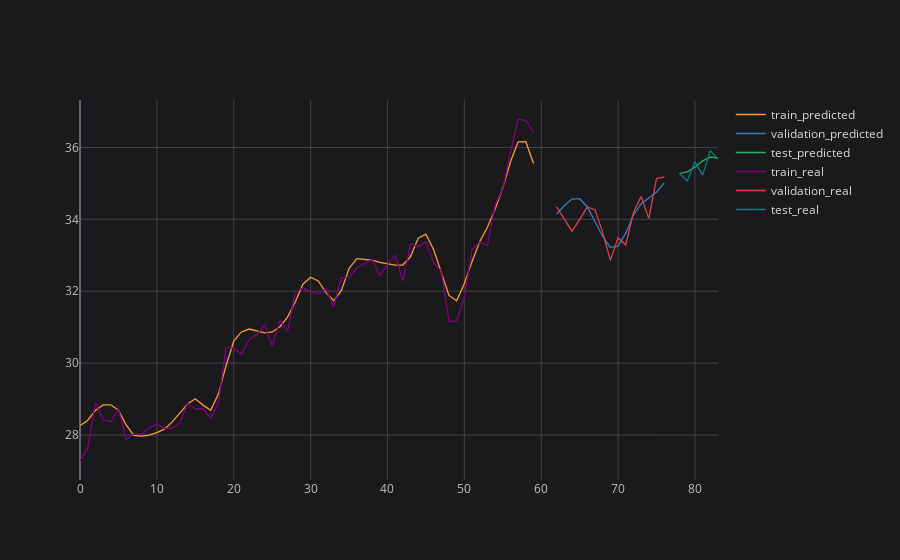

Notebook code cell kept with this figure:
### Code cell
# plotting final result
plot_ticker = 'PETR4'
plot_feature = 'Adj Close'

pd.DataFrame.from_dict(final_prediction_results[plot_ticker][plot_feature]).iplot(title=f'{plot_ticker} {plot_feature} {plot_imf}', layout=space)

### Figure 1 — Plotly figure (JSON) as saved in the notebook; plotly's stock layout.template omitted (floating-point values rounded to 4 significant figures)
{"data": [{"line": {"color": "rgba(255, 153, 51, 1.0)", "dash": "solid", "shape": "linear", "width": 1.3}, "mode": "lines", "name": "train_predicted", "text": "", "type": "scatter", "x": [0, 1, 2, 3, 4, 5, 6, 7, 8, 9, 10, 11, 12, 13, 14, 15, 16, 17, 18, 19, 20, 21, 22, 23, 24, 25, 26, 27, 28, 29, 30, 31, 32, 33, 34, 35, 36, 37, 38, 39, 40, 41, 42, 43, 44, 45, 46, 47, 48, 49, 50, 51, 52, 53, 54, 55, 56, 57, 58, 59, 60, 61, 62, 63, 64, 65, 66, 67, 68, 69, 70, 71, 72, 73, 74, 75, 76, 77, 78, 79, 80, 81, 82, 83], "y": [28.26, 28.41, 28.68, 28.84, 28.84, 28.69, 28.28, 27.99, 27.97, 28.0, 28.07, 28.16, 28.37, 28.61, 28.86, 29.01, 28.83, 28.69, 29.14, 29.93, 30.61, 30.87, 30.95, 30.9, 30.84, 30.87, 31.01, 31.28, 31.7, 32.2, 32.39, 32.28, 31.96, 31.73, 32.01, 32.63, 32.91, 32.88, 32.86, 32.81, 32.77, 32.73, 32.73, 32.97, 33.48, 33.59, 33.16, 32.53, 31.88, 31.74, 32.22, 32.82, 33.38, 33.78, 34.28, 34.87, 35.6, 36.16, 36.16, 35.56, "", "", "", "", "", "", "", "", "", "", "", "", "", "", "", "", "", "", "", "", "", "", "", ""]}, {"line": {"color": "rgba(55, 128, 191, 1.0)", "dash": "solid", "shape": "linear", "width": 1.3}, "mode": "lines", "name": "validation_predicted", "text": "", "type": "scatter", "x": [0, 1, 2, 3, 4, 5, 6, 7, 8, 9, 10, 11, 12, 13, 14, 15, 16, 17, 18, 19, 20, 21, 22, 23, 24, 25, 26, 27, 28, 29, 30, 31, 32, 33, 34, 35, 36, 37, 38, 39, 40, 41, 42, 43, 44, 45, 46, 47, 48, 49, 50, 51, 52, 53, 54, 55, 56, 57, 58, 59, 60, 61, 62, 63, 64, 65, 66, 67, 68, 69, 70, 71, 72, 73, 74, 75, 76, 77, 78, 79, 80, 81, 82, 83], "y": ["", "", "", "", "", "", "", "", "", "", "", "", "", "", "", "", "", "", "", "", "", "", "", "", "", "", "", "", "", "", "", "", "", "", "", "", "", "", "", "", "", "", "", "", "", "", "", "", "", "", "", "", "", "", "", "", "", "", "", "", "", "", 34.15, 34.38, 34.56, 34.57, 34.35, 33.94, 33.52, 33.22, 33.25, 33.62, 34.12, 34.44, 34.6, 34.76, 35.01, "", "", "", "", "", "", ""]}, {"line": {"color": "rgba(50, 171, 96, 1.0)", "dash": "solid", "shape": "linear", "width": 1.3}, "mode": "lines", "name": "test_predicted", "text": "", "type": "scatter", "x": [0, 1, 2, 3, 4, 5, 6, 7, 8, 9, 10, 11, 12, 13, 14, 15, 16, 17, 18, 19, 20, 21, 22, 23, 24, 25, 26, 27, 28, 29, 30, 31, 32, 33, 34, 35, 36, 37, 38, 39, 40, 41, 42, 43, 44, 45, 46, 47, 48, 49, 50, 51, 52, 53, 54, 55, 56, 57, 58, 59, 60, 61, 62, 63, 64, 65, 66, 67, 68, 69, 70, 71, 72, 73, 74, 75, 76, 77, 78, 79, 80, 81, 82, 83], "y": ["", "", "", "", "", "", "", "", "", "", "", "", "", "", "", "", "", "", "", "", "", "", "", "", "", "", "", "", "", "", "", "", "", "", "", "", "", "", "", "", "", "", "", "", "", "", "", "", "", "", "", "", "", "", "", "", "", "", "", "", "", "", "", "", "", "", "", "", "", "", "", "", "", "", "", "", "", "", 35.28, 35.32, 35.45, 35.63, 35.73, 35.71]}, {"line": {"color": "rgba(128, 0, 128, 1.0)", "dash": "solid", "shape": "linear", "width": 1.3}, "mode": "lines", "name": "train_real", "text": "", "type": "scatter", "x": [0, 1, 2, 3, 4, 5, 6, 7, 8, 9, 10, 11, 12, 13, 14, 15, 16, 17, 18, 19, 20, 21, 22, 23, 24, 25, 26, 27, 28, 29, 30, 31, 32, 33, 34, 35, 36, 37, 38, 39, 40, 41, 42, 43, 44, 45, 46, 47, 48, 49, 50, 51, 52, 53, 54, 55, 56, 57, 58, 59, 60, 61, 62, 63, 64, 65, 66, 67, 68, 69, 70, 71, 72, 73, 74, 75, 76, 77, 78, 79, 80, 81, 82, 83], "y": [27.28, 27.63, 28.9, 28.43, 28.37, 28.73, 27.87, 28.03, 28.02, 28.2, 28.3, 28.18, 28.19, 28.33, 28.89, 28.73, 28.73, 28.47, 28.89, 30.45, 30.42, 30.25, 30.65, 30.79, 31.07, 30.47, 31.18, 30.89, 31.95, 32.1, 31.98, 31.93, 32.06, 31.57, 32.37, 32.39, 32.65, 32.76, 32.89, 32.43, 32.75, 33.01, 32.28, 33.32, 33.24, 33.37, 32.79, 32.56, 31.16, 31.17, 31.83, 33.15, 33.36, 33.27, 34.4, 34.84, 35.87, 36.79, 36.75, 36.42, "", "", "", "", "", "", "", "", "", "", "", "", "", "", "", "", "", "", "", "", "", "", "", ""]}, {"line": {"color": "rgba(219, 64, 82, 1.0)", "dash": "solid", "shape": "linear", "width": 1.3}, "mode": "lines", "name": "validation_real", "text": "", "type": "scatter", "x": [0, 1, 2, 3, 4, 5, 6, 7, 8, 9, 10, 11, 12, 13, 14, 15, 16, 17, 18, 19, 20, 21, 22, 23, 24, 25, 26, 27, 28, 29, 30, 31, 32, 33, 34, 35, 36, 37, 38, 39, 40, 41, 42, 43, 44, 45, 46, 47, 48, 49, 50, 51, 52, 53, 54, 55, 56, 57, 58, 59, 60, 61, 62, 63, 64, 65, 66, 67, 68, 69, 70, 71, 72, 73, 74, 75, 76, 77, 78, 79, 80, 81, 82, 83], "y": ["", "", "", "", "", "", "", "", "", "", "", "", "", "", "", "", "", "", "", "", "", "", "", "", "", "", "", "", "", "", "", "", "", "", "", "", "", "", "", "", "", "", "", "", "", "", "", "", "", "", "", "", "", "", "", "", "", "", "", "", "", "", 34.35, 34.01, 33.67, 34.0, 34.35, 34.26, 33.64, 32.86, 33.49, 33.29, 34.19, 34.64, 34.02, 35.14, 35.18, "", "", "", "", "", "", ""]}, {"line": {"color": "rgba(0, 128, 128, 1.0)", "dash": "solid", "shape": "linear", "width": 1.3}, "mode": "lines", "name": "test_real", "text": "", "type": "scatter", "x": [0, 1, 2, 3, 4, 5, 6, 7, 8, 9, 10, 11, 12, 13, 14, 15, 16, 17, 18, 19, 20, 21, 22, 23, 24, 25, 26, 27, 28, 29, 30, 31, 32, 33, 34, 35, 36, 37, 38, 39, 40, 41, 42, 43, 44, 45, 46, 47, 48, 49, 50, 51, 52, 53, 54, 55, 56, 57, 58, 59, 60, 61, 62, 63, 64, 65, 66, 67, 68, 69, 70, 71, 72, 73, 74, 75, 76, 77, 78, 79, 80, 81, 82, 83], "y": ["", "", "", "", "", "", "", "", "", "", "", "", "", "", "", "", "", "", "", "", "", "", "", "", "", "", "", "", "", "", "", "", "", "", "", "", "", "", "", "", "", "", "", "", "", "", "", "", "", "", "", "", "", "", "", "", "", "", "", "", "", "", "", "", "", "", "", "", "", "", "", "", "", "", "", "", "", "", 35.27, 35.07, 35.6, 35.23, 35.91, 35.67]}], "layout": {"legend": {"bgcolor": "#1A1A1C", "font": {"color": "#D9D9D9", "size": 12}}, "paper_bgcolor": "#1A1A1C", "plot_bgcolor": "#1A1A1C", "title": {"font": {"color": "#D9D9D9"}, "x": 0.5}, "xaxis": {"gridcolor": "#434343", "showgrid": true, "tickfont": {"color": "#C2C2C2", "size": 12}, "title": {"font": {"color": "#D9D9D9"}}, "zerolinecolor": "#666570"}, "yaxis": {"gridcolor": "#434343", "showgrid": true, "tickfont": {"color": "#C2C2C2", "size": 12}, "title": {"font": {"color": "#D9D9D9"}}, "zerolinecolor": "#666570"}}}
